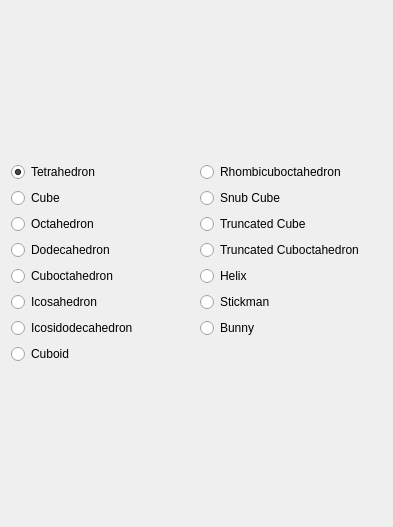
<?xml version="1.0" encoding="UTF-8"?>
<ui version="4.0">
 <class>SEWireframeEditorGUIClass</class>
 <widget class="QWidget" name="SEWireframeEditorGUIClass">
  <property name="geometry">
   <rect>
    <x>0</x>
    <y>0</y>
    <width>393</width>
    <height>527</height>
   </rect>
  </property>
  <property name="minimumSize">
   <size>
    <width>300</width>
    <height>100</height>
   </size>
  </property>
  <property name="windowTitle">
   <string/>
  </property>
  <layout class="QVBoxLayout" name="verticalLayout">
   <item>
    <layout class="QGridLayout" name="gridLayout">
     <item row="4" column="1">
      <widget class="QRadioButton" name="rdbHelix">
       <property name="text">
        <string>Helix</string>
       </property>
      </widget>
     </item>
     <item row="5" column="1">
      <widget class="QRadioButton" name="rdbStickman">
       <property name="text">
        <string>Stickman</string>
       </property>
      </widget>
     </item>
     <item row="6" column="1">
      <widget class="QRadioButton" name="rdbBunny">
       <property name="text">
        <string>Bunny</string>
       </property>
      </widget>
     </item>
     <item row="1" column="0">
      <widget class="QRadioButton" name="rdbCube">
       <property name="text">
        <string>Cube</string>
       </property>
       <property name="iconSize">
        <size>
         <width>64</width>
         <height>64</height>
        </size>
       </property>
      </widget>
     </item>
     <item row="7" column="0">
      <widget class="QRadioButton" name="rdbCuboid">
       <property name="text">
        <string>Cuboid</string>
       </property>
       <property name="iconSize">
        <size>
         <width>64</width>
         <height>64</height>
        </size>
       </property>
      </widget>
     </item>
     <item row="2" column="0">
      <widget class="QRadioButton" name="rdbOctahedron">
       <property name="text">
        <string>Octahedron</string>
       </property>
       <property name="iconSize">
        <size>
         <width>64</width>
         <height>64</height>
        </size>
       </property>
      </widget>
     </item>
     <item row="0" column="0">
      <widget class="QRadioButton" name="rdbTetrahedron">
       <property name="text">
        <string>Tetrahedron</string>
       </property>
       <property name="iconSize">
        <size>
         <width>64</width>
         <height>64</height>
        </size>
       </property>
       <property name="checked">
        <bool>true</bool>
       </property>
       <property name="autoRepeat">
        <bool>true</bool>
       </property>
      </widget>
     </item>
     <item row="3" column="0">
      <widget class="QRadioButton" name="rdbDodecahedron">
       <property name="text">
        <string>Dodecahedron</string>
       </property>
       <property name="iconSize">
        <size>
         <width>64</width>
         <height>64</height>
        </size>
       </property>
      </widget>
     </item>
     <item row="4" column="0">
      <widget class="QRadioButton" name="rdbCuboctahedron">
       <property name="text">
        <string>Cuboctahedron</string>
       </property>
       <property name="iconSize">
        <size>
         <width>64</width>
         <height>64</height>
        </size>
       </property>
      </widget>
     </item>
     <item row="5" column="0">
      <widget class="QRadioButton" name="rdbIcosahedron">
       <property name="text">
        <string>Icosahedron</string>
       </property>
       <property name="iconSize">
        <size>
         <width>64</width>
         <height>64</height>
        </size>
       </property>
      </widget>
     </item>
     <item row="6" column="0">
      <widget class="QRadioButton" name="rdbIcosidodecahedron">
       <property name="text">
        <string>Icosidodecahedron</string>
       </property>
       <property name="iconSize">
        <size>
         <width>64</width>
         <height>64</height>
        </size>
       </property>
      </widget>
     </item>
     <item row="0" column="1">
      <widget class="QRadioButton" name="rdbRhombicuboctahedron">
       <property name="text">
        <string>Rhombicuboctahedron</string>
       </property>
      </widget>
     </item>
     <item row="2" column="1">
      <widget class="QRadioButton" name="rdbTruncated_cube">
       <property name="text">
        <string>Truncated Cube</string>
       </property>
      </widget>
     </item>
     <item row="3" column="1">
      <widget class="QRadioButton" name="rdbTruncated_cuboctahedron">
       <property name="text">
        <string>Truncated Cuboctahedron</string>
       </property>
      </widget>
     </item>
     <item row="1" column="1">
      <widget class="QRadioButton" name="rdbSnub_cube">
       <property name="text">
        <string>Snub Cube</string>
       </property>
      </widget>
     </item>
    </layout>
   </item>
  </layout>
 </widget>
 <resources/>
 <connections>
  <connection>
   <sender>rdbTetrahedron</sender>
   <signal>clicked()</signal>
   <receiver>SEWireframeEditorGUIClass</receiver>
   <slot>onTetrahedronClicked()</slot>
   <hints>
    <hint type="sourcelabel">
     <x>192</x>
     <y>53</y>
    </hint>
    <hint type="destinationlabel">
     <x>257</x>
     <y>263</y>
    </hint>
   </hints>
  </connection>
  <connection>
   <sender>rdbCube</sender>
   <signal>clicked()</signal>
   <receiver>SEWireframeEditorGUIClass</receiver>
   <slot>onCubeClicked()</slot>
   <hints>
    <hint type="sourcelabel">
     <x>192</x>
     <y>112</y>
    </hint>
    <hint type="destinationlabel">
     <x>257</x>
     <y>263</y>
    </hint>
   </hints>
  </connection>
  <connection>
   <sender>rdbCuboid</sender>
   <signal>clicked()</signal>
   <receiver>SEWireframeEditorGUIClass</receiver>
   <slot>onCuboidClicked()</slot>
   <hints>
    <hint type="sourcelabel">
     <x>50</x>
     <y>463</y>
    </hint>
    <hint type="destinationlabel">
     <x>392</x>
     <y>495</y>
    </hint>
   </hints>
  </connection>
  <connection>
   <sender>rdbOctahedron</sender>
   <signal>clicked()</signal>
   <receiver>SEWireframeEditorGUIClass</receiver>
   <slot>onOctahedronClicked()</slot>
   <hints>
    <hint type="sourcelabel">
     <x>81</x>
     <y>173</y>
    </hint>
    <hint type="destinationlabel">
     <x>392</x>
     <y>519</y>
    </hint>
   </hints>
  </connection>
  <connection>
   <sender>rdbDodecahedron</sender>
   <signal>clicked()</signal>
   <receiver>SEWireframeEditorGUIClass</receiver>
   <slot>onDodecahedronClicked()</slot>
   <hints>
    <hint type="sourcelabel">
     <x>192</x>
     <y>230</y>
    </hint>
    <hint type="destinationlabel">
     <x>392</x>
     <y>332</y>
    </hint>
   </hints>
  </connection>
  <connection>
   <sender>rdbCuboctahedron</sender>
   <signal>clicked()</signal>
   <receiver>SEWireframeEditorGUIClass</receiver>
   <slot>onCubocahedronClicked()</slot>
   <hints>
    <hint type="sourcelabel">
     <x>46</x>
     <y>291</y>
    </hint>
    <hint type="destinationlabel">
     <x>392</x>
     <y>422</y>
    </hint>
   </hints>
  </connection>
  <connection>
   <sender>rdbIcosahedron</sender>
   <signal>clicked()</signal>
   <receiver>SEWireframeEditorGUIClass</receiver>
   <slot>onIcosahedronClicked()</slot>
   <hints>
    <hint type="sourcelabel">
     <x>133</x>
     <y>349</y>
    </hint>
    <hint type="destinationlabel">
     <x>392</x>
     <y>394</y>
    </hint>
   </hints>
  </connection>
  <connection>
   <sender>rdbIcosidodecahedron</sender>
   <signal>clicked()</signal>
   <receiver>SEWireframeEditorGUIClass</receiver>
   <slot>onIcosidodecahedronClicked()</slot>
   <hints>
    <hint type="sourcelabel">
     <x>103</x>
     <y>409</y>
    </hint>
    <hint type="destinationlabel">
     <x>392</x>
     <y>459</y>
    </hint>
   </hints>
  </connection>
  <connection>
   <sender>rdbRhombicuboctahedron</sender>
   <signal>clicked()</signal>
   <receiver>SEWireframeEditorGUIClass</receiver>
   <slot>onRhombicuboctahedronClicked()</slot>
   <hints>
    <hint type="sourcelabel">
     <x>279</x>
     <y>52</y>
    </hint>
    <hint type="destinationlabel">
     <x>393</x>
     <y>105</y>
    </hint>
   </hints>
  </connection>
  <connection>
   <sender>rdbSnub_cube</sender>
   <signal>clicked()</signal>
   <receiver>SEWireframeEditorGUIClass</receiver>
   <slot>onSnubCubeClicked()</slot>
   <hints>
    <hint type="sourcelabel">
     <x>249</x>
     <y>113</y>
    </hint>
    <hint type="destinationlabel">
     <x>393</x>
     <y>165</y>
    </hint>
   </hints>
  </connection>
  <connection>
   <sender>rdbTruncated_cube</sender>
   <signal>clicked()</signal>
   <receiver>SEWireframeEditorGUIClass</receiver>
   <slot>onTruncatedCubeClicked()</slot>
   <hints>
    <hint type="sourcelabel">
     <x>262</x>
     <y>171</y>
    </hint>
    <hint type="destinationlabel">
     <x>393</x>
     <y>215</y>
    </hint>
   </hints>
  </connection>
  <connection>
   <sender>rdbTruncated_cuboctahedron</sender>
   <signal>clicked()</signal>
   <receiver>SEWireframeEditorGUIClass</receiver>
   <slot>onTruncatedCuboctahedronClicked()</slot>
   <hints>
    <hint type="sourcelabel">
     <x>310</x>
     <y>238</y>
    </hint>
    <hint type="destinationlabel">
     <x>389</x>
     <y>287</y>
    </hint>
   </hints>
  </connection>
  <connection>
   <sender>rdbHelix</sender>
   <signal>clicked()</signal>
   <receiver>SEWireframeEditorGUIClass</receiver>
   <slot>onHelixClicked()</slot>
   <hints>
    <hint type="sourcelabel">
     <x>229</x>
     <y>290</y>
    </hint>
    <hint type="destinationlabel">
     <x>390</x>
     <y>320</y>
    </hint>
   </hints>
  </connection>
  <connection>
   <sender>rdbStickman</sender>
   <signal>clicked()</signal>
   <receiver>SEWireframeEditorGUIClass</receiver>
   <slot>onStickmanClicked()</slot>
   <hints>
    <hint type="sourcelabel">
     <x>311</x>
     <y>352</y>
    </hint>
    <hint type="destinationlabel">
     <x>386</x>
     <y>368</y>
    </hint>
   </hints>
  </connection>
  <connection>
   <sender>rdbBunny</sender>
   <signal>clicked()</signal>
   <receiver>SEWireframeEditorGUIClass</receiver>
   <slot>onBunnyClicked()</slot>
   <hints>
    <hint type="sourcelabel">
     <x>290</x>
     <y>409</y>
    </hint>
    <hint type="destinationlabel">
     <x>388</x>
     <y>80</y>
    </hint>
   </hints>
  </connection>
 </connections>
 <slots>
  <slot>onTetrahedronClicked()</slot>
  <slot>onCubeClicked()</slot>
  <slot>onCuboidClicked()</slot>
  <slot>onOctahedronClicked()</slot>
  <slot>onDodecahedronClicked()</slot>
  <slot>onCubocahedronClicked()</slot>
  <slot>onIcosahedronClicked()</slot>
  <slot>onIcosidodecahedronClicked()</slot>
  <slot>onRhombicuboctahedronClicked()</slot>
  <slot>onSnubCubeClicked()</slot>
  <slot>onTruncatedCubeClicked()</slot>
  <slot>onTruncatedCuboctahedronClicked()</slot>
  <slot>onHelixClicked()</slot>
  <slot>onStickmanClicked()</slot>
  <slot>onBunnyClicked()</slot>
 </slots>
</ui>
